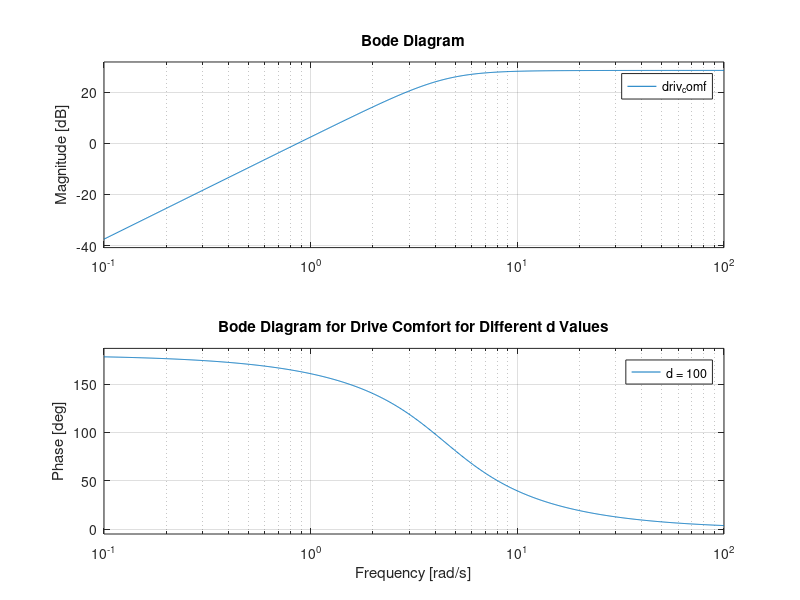
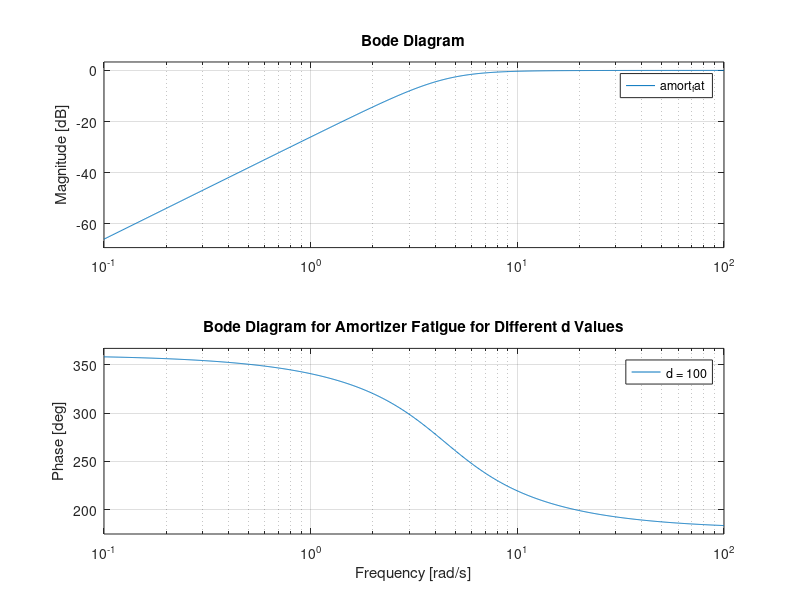
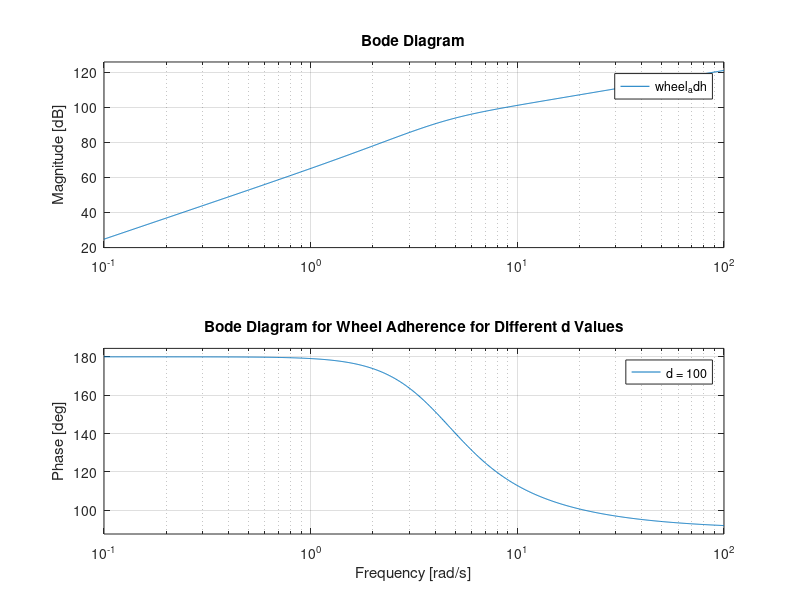

Write the MATLAB code that produced these figures, in order.
d_values = [100, 500, 1000, 4000, 8000, 10000];
k = 30000; 
mu = 167.5;                           
m = 1675-167.5;    

s = tf('s');

figure;
hold on;
for d = d_values
    driv_comf = (d*s^2+k*s^2)/(m*s^2+d*s+k);
    bode(driv_comf);
end
title('Bode Diagram for Drive Comfort for Different d Values');
legend('d = 100', 'd = 500', 'd = 1000', 'd = 4000', 'd = 8000', 'd = 10000');
hold off;

figure;
hold on;
for d = d_values
    amort_fat = (-m*s^2) / (m*s^2+d*s+k);
    bode(amort_fat);
end
title('Bode Diagram for Amortizer Fatigue for Different d Values');
legend('d = 100', 'd = 500', 'd = 1000', 'd = 4000', 'd = 8000', 'd = 10000');
hold off;

figure;
hold on;
for d = d_values
    wheel_adh = ((mu*d + m*d)*s^3 + (mu*k + m*k)*s^2) / (m*s^2+d*s+k);
    bode(wheel_adh);
end
title('Bode Diagram for Wheel Adherence for Different d Values');
legend('d = 100', 'd = 500', 'd = 1000', 'd = 4000', 'd = 8000', 'd = 10000');
hold off;
